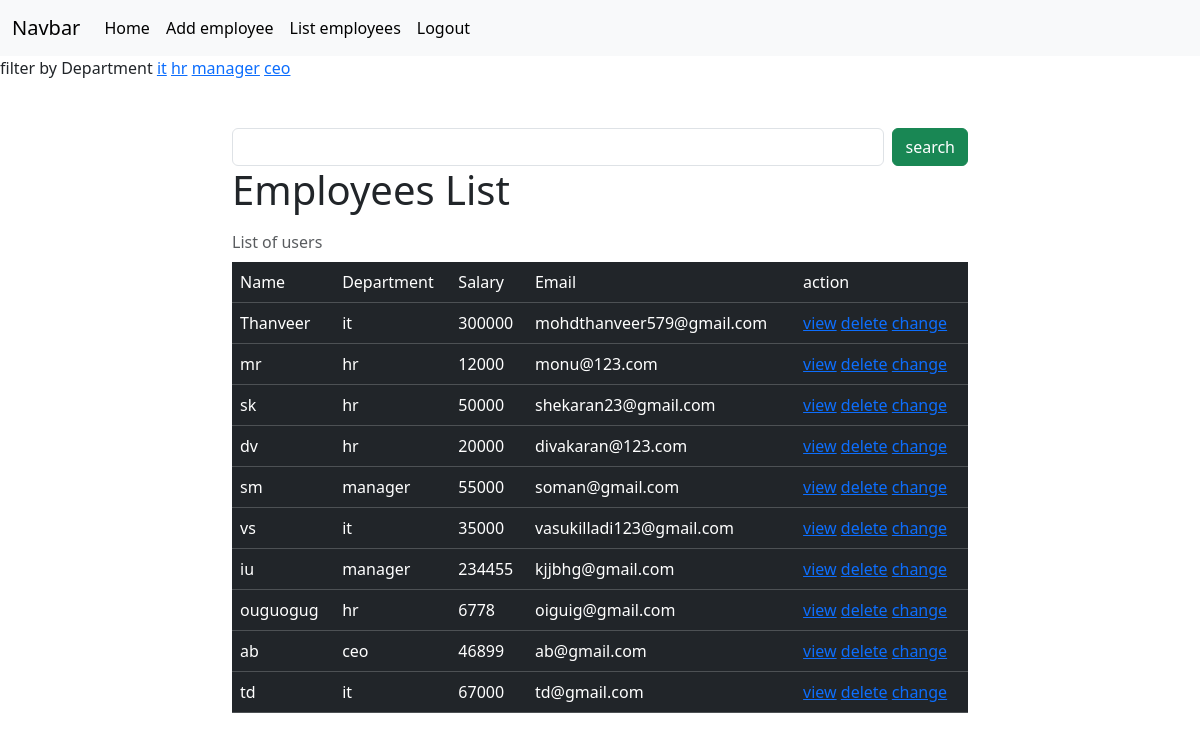
/employees/all (signed in), run on the app's committed database.
### crm/models.py (models this page shows, shortened)
class Employees(models.Model):
    name=models.CharField(max_length=200)
    department=models.CharField(max_length=200)
    salary=models.PositiveIntegerField()
    email=models.EmailField(unique=True)
    age=models.PositiveIntegerField(null=True)
    contact=models.CharField(null=True,max_length=200)
    profile_pic=models.ImageField(upload_to="images",null=True,blank=True)
    dob=models.DateField(null=True,blank=True)

### crm/views.py (the view, shortened to what this page needs)
# urls.py: path('employees/all',views.EmployeeListView.as_view(),name="emp-all"),
@method_decorator(signin_required,name="dispatch")
class EmployeeListView(View):
    def get(self,request,*args,**kwargs):
            qs=Employees.objects.all()
            departments=Employees.objects.all().values_list("department",flat=True).distinct
            print(departments)
            if "department" in request.GET:
                dept=request.GET.get("department")
                qs=qs.filter(department__iexact=dept)
            return render(request,"emp_list.html",{"data":qs,"departments":departments})

### crm/views.py (called while the page is built)
def signin_required(fn):
    def wrapper(request,*args,**kwargs):
        if not request.user.is_authenticated:
            messages.error(request,"invalid session")
            return redirect("signin")
        else:
            return fn(request,*args,**kwargs)
    return wrapper

### crm/templates/emp_list.html (shortened to what this page needs)
{%extends 'base.html'%}
{%block body_block%}
<div>
    filter by Department
    {%for dep in departments%}
        <a href="{%url 'emp-all'%}?department={{dep}}">{{dep}}</a>
    {%endfor%}
</div>
<div class="container mt-5">
    <div class="row">
        <div class="col-2"></div>
        <div class="col-8 ">
            <form action="" method="post">
                <div class="d-flex">
                    <input type="text" name="box" class="form-control me-2">
                    <button type="submit" class="btn btn-success">search</button>
                </div>
            </form>
        </div>
    </div>
</div>
<div class="container">
    <div class="row">
        <div class="col-2"></div>
        <div class="col-8">
            <table class="table table-dark table-stripped caption-top">
                <caption>List of users</caption>
                    <tr>
                        <td>Name</td>
                        <td>Department</td>
                        <td>Salary</td>
                        <td>Email</td>
                        <td>action</td>
                        <h1>Employees List</h1>
                    </tr>
                    {%for emp in data%}
                     <tr>
                       <td>{{emp.name}}</td>
                       <td>{{emp.department}}</td>
                       <td>{{emp.salary}}</td>
                       <td>{{emp.email}}</td>
                       <td>
                        <a href="{%url 'emp-detail' emp.id%}">view</a>
                        <a href="{%url 'emp-delete' emp.id%}">delete</a>
                        <a href="{%url 'emp-edit' emp.id%}">change</a>
                       </td>
                    </tr>
                    {%endfor%}
            </table>
        </div>
        <div class="col-2"></div>
    </div>
</div>
{%endblock%}

### crm/templates/base.html (shortened to what this page needs)
<!DOCTYPE html>
<html lang="en">
<head>
    <link href="https://cdn.jsdelivr.net/npm/bootstrap@5.3.2/dist/css/bootstrap.min.css" rel="stylesheet">
</head>
<body>
    <nav class="navbar navbar-expand-lg bg-body-tertiary">
        <div class="container-fluid">
          <a class="navbar-brand" href="#">Navbar</a>
          <div class="collapse navbar-collapse" id="navbarSupportedContent">
            <ul class="navbar-nav me-auto mb-2 mb-lg-0">
              <li class="nav-item">
                <a class="nav-link active" aria-current="page" href="#">Home</a>
              </li>
              <li class="nav-item">
                <a class="nav-link active" aria-current="page" href="{%url 'emp-add'%}">Add employee</a>
              </li>
              <li class="nav-item">
                <a class="nav-link active" aria-current="page" href="{%url 'emp-all'%}">List employees</a>
              </li>
              <li class="nav-item">
                <a class="nav-link active" aria-current="page" href="{%url 'signout'%}">Logout</a>
              </li>
      </nav>
{%block body_block%}
{%endblock%}
</body>
</html>

### data on the page
Employees: name "Thanveer", department "it", salary "300000", email "mohdthanveer579@gmail.com"
Employees: name "mr", department "hr", salary "12000", email "monu@123.com"
Employees: name "sk", department "hr", salary "50000", email "shekaran23@gmail.com"
Employees: name "dv", department "hr", salary "20000", email "divakaran@123.com"
Employees: name "sm", department "manager", salary "55000", email "soman@gmail.com"
Employees: name "vs", department "it", salary "35000", email "vasukilladi123@gmail.com"
Employees: name "iu", department "manager", salary "234455", email "kjjbhg@gmail.com"
Employees: name "ouguogug", department "hr", salary "6778", email "oiguig@gmail.com"
Employees: name "ab", department "ceo", salary "46899", email "ab@gmail.com"
Employees: name "td", department "it", salary "67000", email "td@gmail.com"

### other printed values
{{ dep }} "it" "hr" "manager" "ceo"
